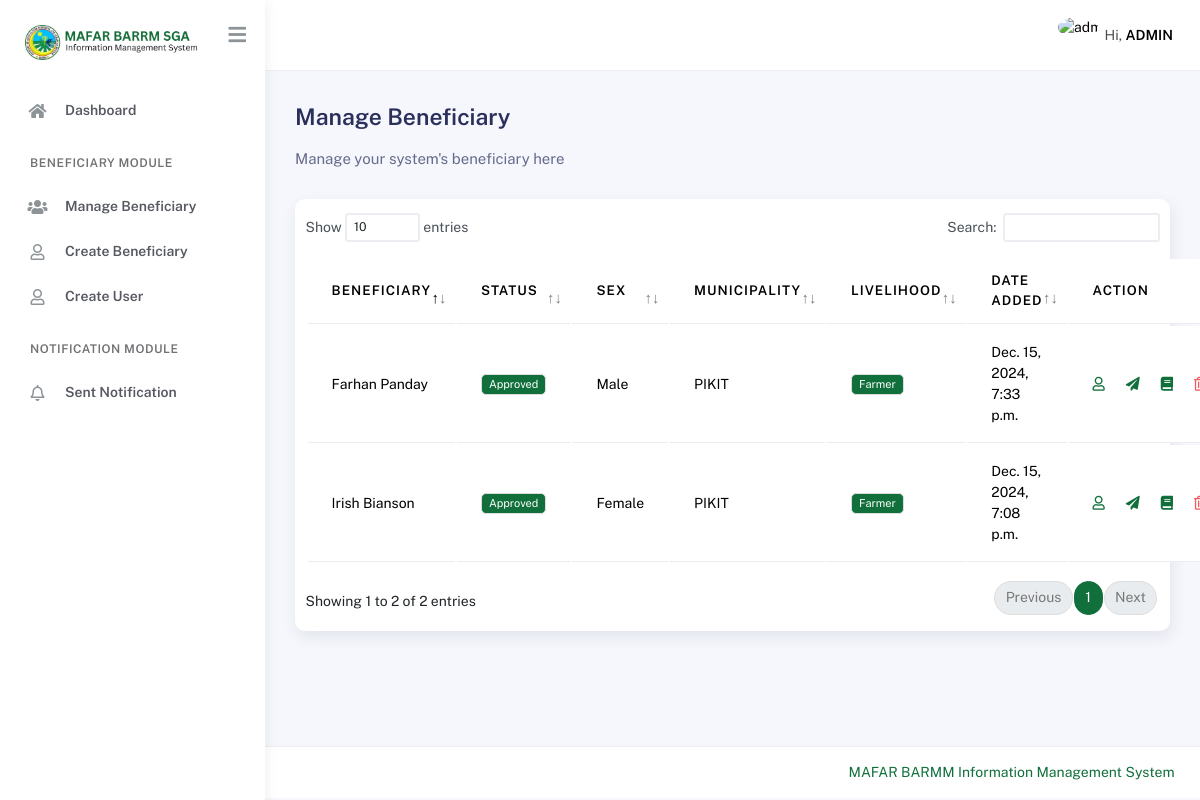
The app's page /mafar/beneficiary/ (signed in) with its own data.
### main/models.py (models this page shows, shortened)
class FarmProfile(models.Model):
    MAIN_LIVELIHOOD = (
        ("Farmer", "Farmer"),
        ("Farm Worker", "Farm Worker"),
        ("Agri Youth", "Agri Youth"),
    )
    FARMER = (
        ("Rice", "Rice"),
        ("Corn", "Corn"),
        ("Other Crops", "Other Crops"),
        ("Livestock", "Livestock"),
        ("Poultry", "Poultry"),
    )
    FARM_WORKER = (
        ("Land Preparation", "Land Preparation"),
        ("Planting", "Planting"),
        ("Cultivation", "Cultivation"),
        ("Harvesting", "Harvesting"),
        ("Others", "Others"),
    )
    AGRIYOUTH_WORKER = (
        ("1", "Part of a farming household"),
        ("2", "Attending/attended formal agri-fishery related course"),
        ("3", "Attending/attended non-formal agri-fishery related course"),
        ("4", "Participated in any agricultural activity/program."),
        ("5", "Others"),
    )
    related_to = models.ForeignKey(PersonalInformation, on_delete=models.CASCADE)
    main_livelihood = models.CharField(max_length=255, choices=MAIN_LIVELIHOOD)
    activity_farmer = models.CharField(
        max_length=50, choices=FARMER, null=True, blank=True
    )
    specific_farming_activity = models.CharField(max_length=50, null=True, blank=True)
    activity_farmworker = models.CharField(
        max_length=50, choices=FARM_WORKER, null=True, blank=True
    )
    specific_farmworker_activity = models.CharField(
        max_length=50, null=True, blank=True
    )
    activity_agriyouth = models.CharField(
        max_length=50, choices=AGRIYOUTH_WORKER, null=True, blank=True
    )
    specific_agriyouth_activity = models.CharField(
        max_length=50, null=True, blank=True
    )
    status = models.CharField(max_length=100, default='Pending', null=True, blank=True, choices=(('Pending','Pending'),('Approved','Approved'), ('Disapproved','Disapproved')))
    date_added = models.DateTimeField(auto_now_add=True)
    class Meta:
        verbose_name = "Farm Profile"
        verbose_name_plural = "Farm Profiles"

class PersonalInformation(models.Model):
    EXTENSIONS = (
        ("None", "None"),
        ("Sr.", "Sr."),
        ("Jr.", "Jr."),
    )
    GENDER = (("Male", "Male"), ("Female", "Female"))
    HIGHEST_EDUCATION = (
        ("Pre-school", "Pre-school"),
        ("Elementary", "Elementary"),
        ("High School", "High School"),
        ("Junior High School", "Junior High School"),
        ("Senior High School", "Senior High School"),
        ("College", "College"),
        ("Vocational", "Vocational"),
        ("Post-graduate", "Post-graduate"),
        ("None", "None"),
    )
    RELIGION = (
        ("Christianity", "Christianity"),
        ("Islam", "Islam"),
        ("Others", "Others"),
    )
    CIVIL_STATUS = (
        ("Single", "Single"),
        ("Married", "Married"),
        ("Widowed", "Widowed"),
        ("Separated", "Separated"),
    )
    RELATIONSHIP = (
        ("Mother", "Mother"),
        ("Father", "Father"),
    )
    firstname = models.CharField(
        max_length=255, help_text="Beneficiary first name", db_index=True
    )
    middlename = models.CharField(
        max_length=255, help_text="Beneficiary middle name", db_index=True
    )
    lastname = models.CharField(
        max_length=255, help_text="Beneficiary last name", db_index=True
    )
    extension = models.CharField(
        max_length=255, help_text="Extension", choices=EXTENSIONS, db_index=True,
        null=True, blank=True
    )
    gender = models.CharField(max_length=255, help_text="Gender", choices=GENDER)
    purok = models.CharField(max_length=255, help_text="Purok")
    municipality = models.ForeignKey(Municpality, on_delete=models.CASCADE, help_text="Municipality")
    barangay = models.ForeignKey(Barangay, on_delete=models.CASCADE, help_text="Barangay")
    street = models.CharField(max_length=255, help_text="Street")
    province = models.CharField(max_length=255, help_text="Province")
    region = models.CharField(max_length=255, help_text="Region")
    mobile_number = models.CharField(max_length=11, help_text="Mobile Number")
    landline_number = models.CharField(max_length=255, help_text="Landline Number", blank=True, null=True)
    dob = models.CharField(max_length=255, help_text="Date of Birth")
    pob = models.CharField(max_length=255, help_text="Place of Birth")
    provice_place_of_birth = models.CharField(
        max_length=255, help_text="Provice Place Of Birth"
    )
    country = models.CharField(max_length=255)
    education = models.CharField(
        max_length=255, help_text="Highest Formal Education", choices=HIGHEST_EDUCATION
    )
    is_pwd = models.BooleanField(default=False, help_text="Person with disability")
    is_fourps = models.BooleanField(default=False, help_text="4P's Beneficiary")
    is_member_in_ip = models.BooleanField(
        default=False, help_text="Member of an Indigenous Group"
    )
    is_household_head = models.BooleanField(default=False, help_text="Household head")
    is_with_government_id = models.BooleanField(default=False, help_text="Government ID")
    is_member_in_any_cooperative = models.BooleanField(default=False, help_text="Member in any cooperative")
    member_in_ip_specific = models.CharField(
        max_length=255, help_text="Specific Indigenous Group",
        null=True, blank=True
    )
    religion = models.CharField(max_length=255, choices=RELIGION, help_text="Region you belong")
    civil_status = models.CharField(max_length=255, choices=CIVIL_STATUS, help_text="Civil status")
    name_of_spouse_if_married = models.CharField(max_length=255, null=True, blank=True, help_text="Name of spouse if married")
    mother_maiden_name = models.CharField(max_length=255, help_text="Mother maiden name")
    name_of_household_head = models.CharField(max_length=255, help_text="Name of Household", blank=True, null=True)
    relationship = models.CharField(max_length=255, choices=RELATIONSHIP, null=True, blank=True, help_text="Relationship")
    number_of_living_household = models.IntegerField(default=0, null=True, blank=True, help_text="No. of living in your household")
    number_of_male = models.IntegerField(default=0, null=True, blank=True, help_text="No. of male in your household")
    number_of_female = models.IntegerField(default=0, null=True, blank=True, help_text="No. of female in your household")
    type_of_id = models.CharField(max_length=255, null=True, blank=True, help_text="What type of ID you have?")
    id_number = models.CharField(max_length=255, null=True, blank=True, help_text="Enter your ID number")
    specify_cooperative = models.CharField(max_length=255, null=True, blank=True, help_text="Specify what cooperative you are member with")
    person_to_notify = models.CharField(max_length=255)
    contact_number = models.CharField(max_length=255)
    date_added = models.DateTimeField(auto_now_add=True)
    def get_full_name(self):
        return f"{self.firstname} {self.lastname}"
    class Meta:
        verbose_name = "Personal Information"
        verbose_name_plural = "Personal Informations"

class Municpality(models.Model):
    municipality = models.CharField(max_length=255)
    class Meta:
        verbose_name_plural = "Municipality"
        verbose_name = "Municipality"
    def __str__(self) -> str:
        return self.municipality

### main/views.py (the view)
class BeneficiaryView(MustBeLoggedIn, ListView):
    template_name = 'beneficiary.html'
    model = FarmProfile
    context_object_name = 'beneficiaries'
    queryset = FarmProfile.objects.all()

### main/templatetags/group_tags.py (called while the page is built)
@register.filter
def in_group(user, group_name):
    return user.groups.filter(name=group_name).exists()

### main/templates/beneficiary.html (shortened to what this page needs)
{% extends './includes/base.html' %}
{% block content %}
<div class="page-inner">
    <div class="d-flex align-items-left align-items-md-center flex-column flex-md-row pt-2 pb-4">
        <div>
            <h3 class="fw-bold mb-3">Manage Beneficiary</h3>
            <h6 class="op-7 mb-2">Manage your system's beneficiary here</h6>
        </div>
    </div>
    <div class="card py-3">
        <table class="table" id="datatable">
            <thead>
                <tr>
                    <th>Beneficiary</th>
                    <th>Status</th>
                    <th>Sex</th>
                    <th>Municipality</th>
                    <th>Livelihood</th>
                    <th>Date Added</th>
                    <th>Action</th>
                </tr>
            </thead>
            <tbody>
                {% for beneficiary in beneficiaries %}
                <tr>
                    <td>{{ beneficiary.related_to.get_full_name }}</td>
                    <td>
                        {% if beneficiary.status == 'Approved' %}
                        <span class="badge bg-primary">{{ beneficiary.status }}</span>
                        {% elif beneficiary.status == 'Disapproved' %}
                        <span class="badge btn-danger">{{ beneficiary.status }}</span>
                        {% else %}
                        <span class="badge btn-warning">{{ beneficiary.status }}</span>
                        {% endif %}
                    </td>
                    <td>{{ beneficiary.related_to.gender }}</td>
                    <td>{{ beneficiary.related_to.municipality }}</td>
                    <td>
                        <span class="badge bg-primary">{{ beneficiary.main_livelihood }}</span>
                    </td>
                    <td>{{ beneficiary.related_to.date_added }}</td>
                    <td>
                        <div class="d-flex align-items-center justify-content-start gap-4">
                            <a href="{% url 'update_beneficiary_personal_info' pk=beneficiary.related_to.id %}">
                                <i class="far fa-user"></i>
                            </a>
                            <a href="#" id="approve-and-notify" data-id="{{ beneficiary.id }}">
                                <i class="fas fa-paper-plane"></i>
                            </a>
                            <a href="{% url 'update_beneficiary_farm_info' pk=beneficiary.id  %}">
                                <i class="fas fa-book"></i>
                            </a>
                            <a href="{% url 'remove_beneficiary_farm_info' pk=beneficiary.related_to.id %}">
                                <i class="far fa-trash-alt text-danger"></i>
                            </a>
                        </div>
                    </td>
                </tr>
                {% endfor %}
            </tbody>
        </table>
    </div>
</div>
{% endblock %}

### main/templates/includes/navbar.html (shortened to what this page needs)
{% load static %}
<nav class="navbar navbar-header navbar-header-transparent navbar-expand-lg border-bottom">
    <div class="container-fluid">
        <ul class="navbar-nav topbar-nav ms-md-auto align-items-center">
            <li class="nav-item topbar-user dropdown hidden-caret">
                <a
                    class="dropdown-toggle profile-pic"
                    data-bs-toggle="dropdown"
                    href="#"
                    aria-expanded="false"
                >
                    <div class="avatar-sm">
                        <img src="{% static 'assets/img/mafar-logo.png' %}" alt="{{ request.user.username }}" class="avatar-img rounded-circle">
                    </div>
                    <span class="profile-username">
                        <span class="op-7">Hi,</span>
                        <span class="fw-bold" style="text-transform: uppercase;">{{ request.user.username }}</span>
                    </span>
                </a>
            </li>
        </ul>
    </div>
</nav>

### records on screen
FarmProfile: related_to.get_full_name "Irish Bianson", status "Approved", related_to.gender "Female", related_to.municipality "PIKIT", main_livelihood "Farmer", related_to.date_added "Dec. 15, 2024, 7:08 p.m."
FarmProfile: related_to.get_full_name "Farhan Panday", status "Approved", related_to.gender "Male", related_to.municipality "PIKIT", main_livelihood "Farmer", related_to.date_added "Dec. 15, 2024, 7:33 p.m."

### other values on screen
{{ request.user.username }} "ADMIN"
